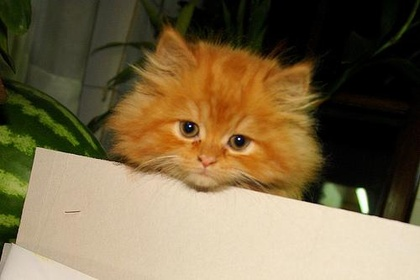
%> input picture SSNCuts/exampleData/2010_001457.jpg, 420 x 280 px, shrunk from 500 x 333 before the run
$ octave exampleScript.m   (GNU Octave 9; MATLAB toolbox functions it lacks are replaced by stand-ins)
%> lines starting %> are read from the running program, lines starting %| are printed output that depends on the picture
%% exampleScript.m
% This script can be used to perform image segmentation using Normalized
% Cuts (Shi and Malik, PAMI 2000) and various generalizations, including
% Biased Normalized Cuts (Maji et al., Proc. CVPR 2011), Yu-Shi Normalized
% Cuts (Yu and Shi, PAMI 2004), Eriksson Normalized Cuts (Eriksson, Olsson,
% and Kahl, JMIV 2011), and ML-Constrained, CL-Constrained, and Semi-
% Supervised Normalized Cuts (Chew and Cahill, Proc. ICCV 2015).
%
% To illustrate these various techniques, we use an image from the PASCAL
% VOC database (Everingham et al., IJCV 2014), with manually provided
% paintbrush strokes in foreground and background regions.
%

%% read in image to segment
exampleDataDir = 'exampleData';
imgFile = fullfile(exampleDataDir,'2010_001457.jpg');
img = imread(imgFile);
%> img is the input picture: size 280x420x3 uint8; mean R, G, B 122, 105.2, 73.4

%% display original image
figure; imshow(img); title('Original image');

%% read in manually provided class labels
foregroundClass = imread(fullfile(exampleDataDir,'Class1.jpg'));
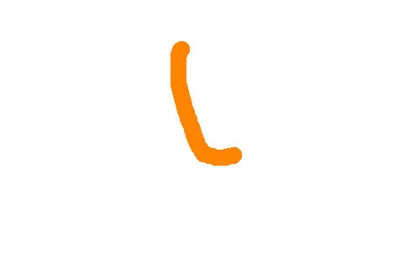
%> input picture SSNCuts/exampleData/Class1.jpg, 420 x 280 px, shrunk from 500 x 333 before the run
%> foregroundClass is the input picture: size 280x420x3 uint8; mean R, G, B 254.8, 252.3, 249.5
backgroundClass = imread(fullfile(exampleDataDir,'Class2.jpg'));
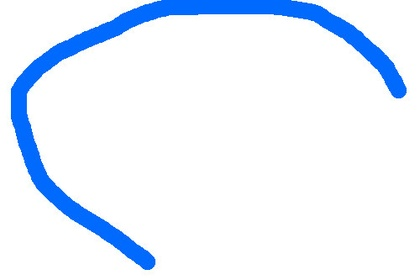
%> input picture SSNCuts/exampleData/Class2.jpg, 420 x 280 px, shrunk from 500 x 333 before the run
%> backgroundClass is the input picture: size 280x420x3 uint8; mean R, G, B 231.2, 240.8, 254
C = cat(3,any(foregroundClass<200,3),any(backgroundClass<200,3));

%% overlay class labels on original image and display
[i,j] = find(C(:,:,1));
%> i = 2693 values from 42 to 166; j = 2693 values from 171 to 242
fgColor = squeeze(foregroundClass(i(1),j(1),:));
%> fgColor = [250; 197; 145]
[i,j] = find(C(:,:,2));
%> i = 11451 values from 1 to 270; j = 11451 values from 12 to 407
bgColor = squeeze(backgroundClass(i(1),j(1),:));
%> bgColor = [197; 234; 255]
imgChannelsOverlay = {img(:,:,1),img(:,:,2),img(:,:,3)};
%> imgChannelsOverlay = 3 items
for i = 1:3
    imgChannelsOverlay{i}(C(:,:,1)) = fgColor(i);
    imgChannelsOverlay{i}(C(:,:,2)) = bgColor(i);
end
imgOverlay = cat(3,imgChannelsOverlay{:});
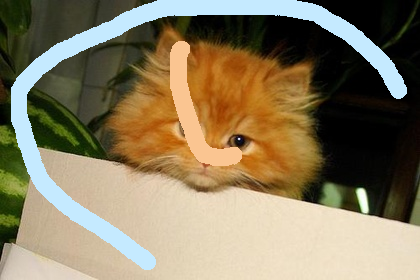
%> imgOverlay: size 280x420x3 uint8; mean R, G, B 136.1, 123.3, 95.8

figure; imshow(imgOverlay); title('Original image + foreground/background paintbrush strokes');

%% compute globalized probability of contour (gPb), as described in
% Arbelaez et al., PAMI 2011. This uses the BSR toolbox from the UC
% Berkeley Computer Vision Group, available for download from here:
%   http://www.eecs.berkeley.edu/Research/Projects/CS/vision/grouping/resources.html
% This toolbox works with MATLAB on Linux. Once the BSR toolbox is
% downloaded and placed on the MATLAB search path, the maximum gPb can be
% computed for our image using the following code:
%
%   gPb_orient = globalPb(imgFile);
%   gPb = max(gPb_orient,[],3);
%
% For users who do not wish to install this package, we have precomputed
% the gPb for this example image and have saved the result in a MAT file
% that can be loaded in using the following command:
%> (the run ends here)
